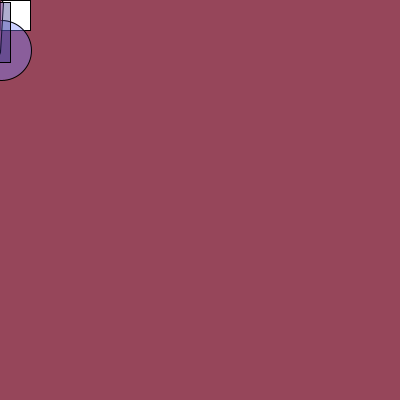
Frame 1 (no input)
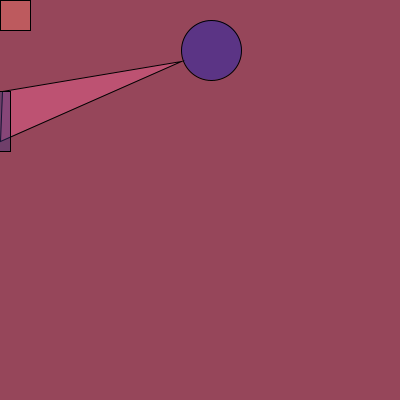
Frame 60 (the mouse pressed at the canvas centre just before this capture)
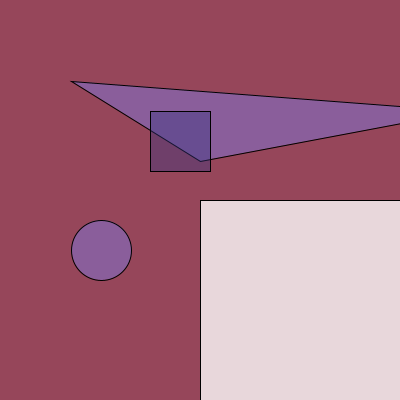
Frame 120 (the mouse held since frame 60 and released just before this capture)

The Processing sketch that drew these frames (run headless with seeded random() and noise(); from frame 60 on, the mouse is pressed at the canvas centre):

// Processing sketch: processing_98047
// ── processing_98047.pde

//declaraciÛn de variables eje
int size = 30;
float xpos = 0;
float ypos = 0;
float x1pos = 0;
float y1pos = 0;
float x2pos = 0;
float y2pos = 0;
float x3pos = 0;
float y3pos = 0;
//variables de direcciÛn
int xdirection = 1;
int ydirection = 1;
int x1direction = 1;
int y1direction = 1;
int x2direction = 1;
int y2direction = 1;
int x3direction = 1;
int y3direction = 1;
//variables de velocidad
float xspeed = 1.7;
float yspeed = 2.6;
float x1speed = 3.4;
float y1speed = 4.9;
float x2speed = 6.5;
float y2speed = 1.0;
float x3speed = 1.3;
float y3speed = 2.4;
void setup()
{
  size (400,400);
  frameRate(12);//web fps
  //posiciÛn inicial de las variables
  xpos = xpos;
  ypos = ypos;
  x1pos = x1pos;
  y1pos = y1pos;
  x2pos = x2pos;
  y2pos = y2pos;
  x3pos = x3pos;
  y3pos = y3pos;
}
void draw()
{
  background(150,70,90);
  xpos = xpos + ( xspeed * xdirection );
  ypos = ypos + ( yspeed * ydirection );  
  x1pos = x1pos +( x1speed * x1direction );
  y1pos = y1pos + ( y1speed * y1direction );
  x2pos = x2pos + ( x2speed * x2direction );
  y2pos = y2pos + ( y2speed * y2direction );
  x3pos = x3pos + ( x3speed * x3direction );
  y3pos = y3pos + ( y3speed * ydirection );
  //condicionales de regreso
  if (xpos > 395 || xpos < 0){
    xdirection *= -1;
  }
  if (ypos >= 400 || ypos < 0){
    ydirection *= -1;
  }
  if (x1pos > 400 || x1pos < 0){
    x1direction*= -1;
  }
  if (y1pos >= 400 || y1pos < 0){
    y1direction *= -1;
  }
  if (x2pos > 400 || x2pos < 0){
    x2direction *= -1;
  }
  if (y2pos > 400 || y2pos < 0){
    y2direction *= -1;   
  }
  if (x3pos > 400 || x3pos < 0){
    x3direction *= -1;
  }
  if (y3pos >  400 || y3pos < 0){
    y3direction *= -1;
  }
  //figuras
  rect(mouseX ,mouseY,size,size);
  if ((xpos < 133)&&(xpos > 0)){
    xspeed = 10 ; //velocidad de este segmento
    fill(120,130,280,100); //color de la figura en este segmento
  }
  if ((xpos < 266)&&(xpos > 133)){
    xspeed = 2.5;
    fill(0,030,200,100);
  }
  if ((xpos > 266)&&(xpos < 400)){
    xspeed = xspeed + 2;
    fill(120,250,250,100);
  }
  ellipse(xpos,mouseY+50,60,60);
  if ((x1pos < 133)&&(x1pos > 0)){
    x1speed = 0.5;
    fill(250,100,150,100);
  }
  if ((x1pos < 266) && (x1pos > 133)){
    x1speed = x1speed +2;
    fill(0,070,050,100);
  }
  if ((xpos > 266)&&(xpos < 400)){
    x1speed = x1speed +1;
    fill(280,0,100,100);
  }
  triangle(x1pos,ypos,xpos-30,ypos-30,mouseX,ypos+50);
  if ((ypos <=200) && (ypos >=0)) {
    yspeed = 1.5;
    fill(200,100,120,100);
  }
  if ((y1pos <=200) && (y1pos >=0)) {
    y1speed = 2;
    fill(50,50,130,100);
  }
  if ((ypos >= 200) && (ypos <=height)){
    yspeed = 4;
    fill(100,020,200,100);
  }
  if ((y1pos >= 200) && (y1pos <= height)){
    y1speed = 6;
    fill(100,100,0,100);
  }
  rect (mouseX-50,ypos,60,60);
  xspeed = 10; 
  if ((y3pos<=200) && (y3pos>=0)) {
    y3speed= 1;
    fill(250,120,100,100);
  }
  if ((y3pos>= 200) && (y3pos<=height)){
    y3speed= 2.5;
    fill (0,190,100,100); 
  }
  if ((y3pos >= 200) && (y3pos <= height)){
    y3speed = 3.8;
    fill(50,255,50,100);
  }
  if (mousePressed) {
fill(255,255,255,200);
    xspeed = xspeed +10;
    yspeed = yspeed +7;
    x1speed = x1speed +15;
    y1speed = y1speed+7;
    x2speed = y2speed +9;
    y2speed = y2speed +10;
    size = size + 3;
  } 
  else {
    x1speed = x1speed+100;
    
  }
}
